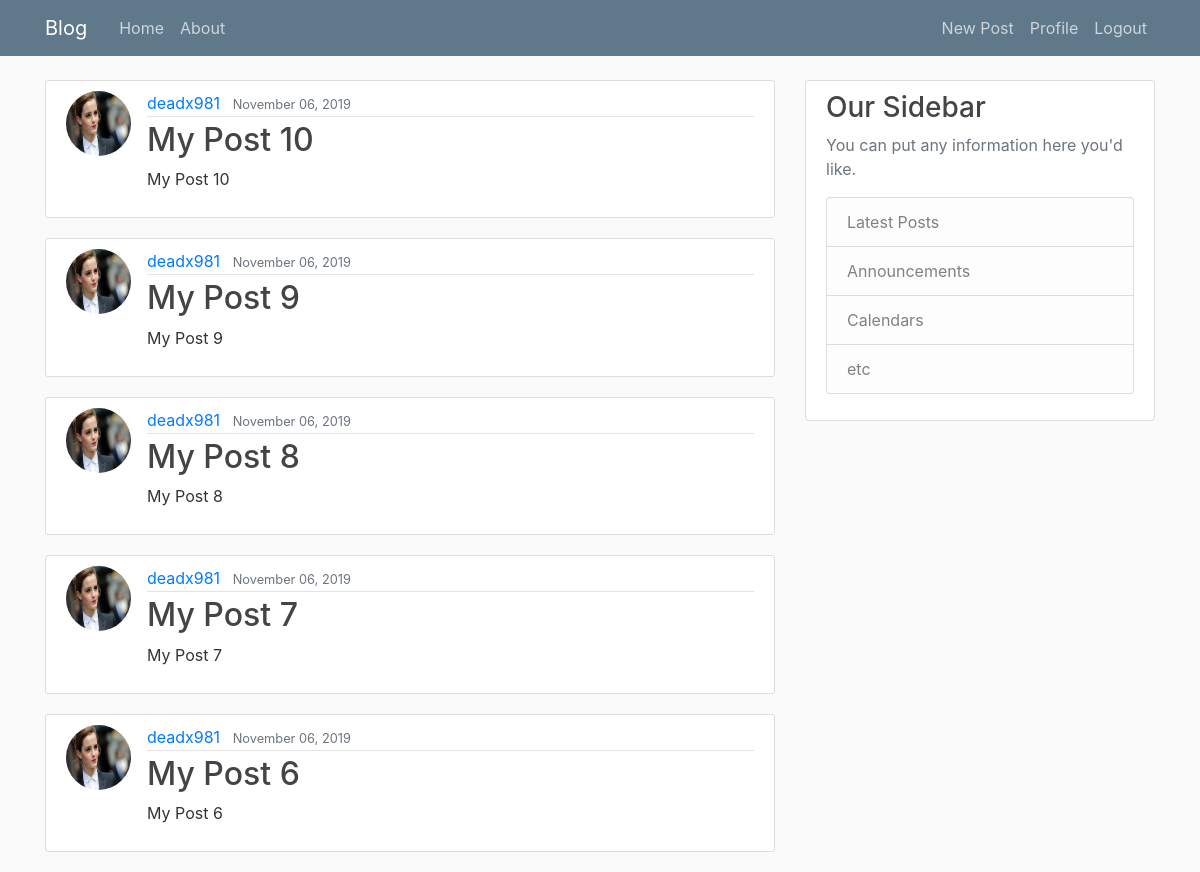
Screenshot of / (signed in) with the database file from the repository.
### blog/models.py (models this page shows, shortened)
class Post(models.Model):
    title = models.CharField(max_length=100)
    content = models.TextField()
    date_posted = models.DateTimeField(default=timezone.now)
    author = models.ForeignKey(User, on_delete=models.CASCADE)

### users/models.py (models this page shows, shortened)
class Profile(models.Model):
    user = models.OneToOneField(User, on_delete=models.CASCADE)
    image = models.ImageField(default='default.jpeg', upload_to='profile_pics')

### blog/views.py (the view)
# urls.py: path('', PostListView.as_view(), name="blog-home"),
class PostListView(LoginRequiredMixin, ListView):
    model = Post
    template_name = 'blog/home.html' # By Default it looks into <app>/<model>_<viewtype>.html
    context_object_name = 'posts'
    ordering = ['-date_posted']
    paginate_by = 5

### blog/templates/blog/home.html
{% extends "blog/base.html" %}
{% block content %}
    {% for post in posts %}
        <article class="media content-section">
        <img class="rounded-circle article-img" src="{{ post.author.profile.image.url }}">
          <div class="media-body">
            <div class="article-metadata">
              <a class="mr-2" href="#">{{ post.author }}</a>
              <small class="text-muted">{{ post.date_posted|date:"F d, Y"}}</small>
            </div>
            <h2><a class="article-title" href="{% url 'post-detail' post.id %}">{{ post.title }}</a></h2>
            <p class="article-content">{{ post.content }}</p>
          </div>
        </article>
    {% endfor %}
{% endblock %}

### blog/templates/blog/base.html (shortened to what this page needs)
<!DOCTYPE html>
<html lang="en">
<head>
    <link rel="stylesheet" href="https://stackpath.bootstrapcdn.com/bootstrap/4.3.1/css/bootstrap.min.css">
    {% load static %}
    <link rel="stylesheet" type="text/css" href="{% static 'blog/main.css' %}">
</head>
<body>
    <header class="site-header">
      <nav class="navbar navbar-expand-md navbar-dark bg-steel fixed-top">
        <div class="container">
          <a class="navbar-brand mr-4" href="/">Blog</a>
          <div class="collapse navbar-collapse" id="navbarToggle">
            <div class="navbar-nav mr-auto">
              <a class="nav-item nav-link" href="/">Home</a>
              <a class="nav-item nav-link" href="/about">About</a>
            </div>
            <div class="navbar-nav">
              {% if user.is_authenticated %}
                  <a class="nav-item nav-link" href="{% url 'post-create' %}">New Post</a>
                  <a class="nav-item nav-link" href="{% url 'profile' %}">Profile</a>
                  <a class="nav-item nav-link" href="{% url 'logout' %}">Logout</a>
              {% else %}
                  <a class="nav-item nav-link" href="{% url 'login' %}">Login</a>
                  <a class="nav-item nav-link" href="{% url 'register' %}">Register</a>
              {% endif %}
            </div>
          </div>
        </div>
      </nav>
    </header>
    <main role="main" class="container">
      <div class="row">
        <div class="col-md-8">
            {% block content %}
            {% endblock %}
        </div>
        <div class="col-md-4">
          <div class="content-section">
            <h3>Our Sidebar</h3>
            <p class='text-muted'>You can put any information here you'd like.
              <ul class="list-group">
                <li class="list-group-item list-group-item-light">Latest Posts</li>
                <li class="list-group-item list-group-item-light">Announcements</li>
                <li class="list-group-item list-group-item-light">Calendars</li>
                <li class="list-group-item list-group-item-light">etc</li>
              </ul>
            </p>
          </div>
        </div>
      </div>
    </main>
</body>
</html>

### blog/static/blog/main.css (style rules this page uses)
body { background: #fafafa; color: #333333; margin-top: 5rem; }
h1, h2, h3, h4, h5, h6 { color: #444444; }
ul { margin: 0; }
.bg-steel { background-color: #5f788a; }
.site-header .navbar-nav .nav-link { color: #cbd5db; }
.content-section { background: #ffffff; padding: 10px 20px; border: 1px solid #dddddd; border-radius: 3px; margin-bottom: 20px; }
.article-title { color: #444444; }
.article-content { white-space: pre-line; }
.article-img { height: 65px; width: 65px; margin-right: 16px; }
.article-metadata { padding-bottom: 1px; margin-bottom: 4px; border-bottom: 1px solid #e3e3e3 }

### rows the page displays
Post: author.profile.image (picture), author "deadx981", date_posted "November 06, 2019", title "My Post 10", content "My Post 10"
Post: author.profile.image (picture), author "deadx981", date_posted "November 06, 2019", title "My Post 9", content "My Post 9"
Post: author.profile.image (picture), author "deadx981", date_posted "November 06, 2019", title "My Post 8", content "My Post 8"
Post: author.profile.image (picture), author "deadx981", date_posted "November 06, 2019", title "My Post 7", content "My Post 7"
Post: author.profile.image (picture), author "deadx981", date_posted "November 06, 2019", title "My Post 6", content "My Post 6"
